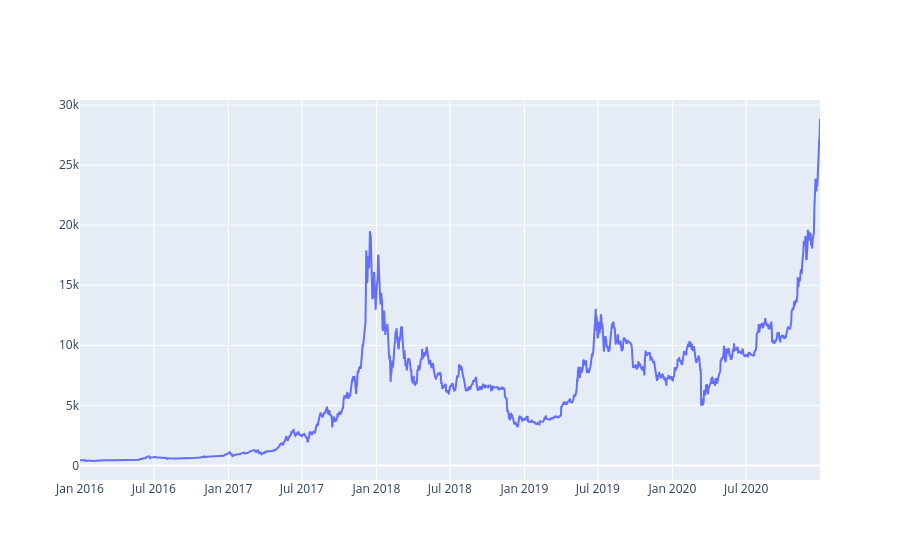

The notebook cell this image was saved under:
### Code cell
fig = make_subplots(1,1)

fig.add_trace(
    go.Scatter(x=btc_2016_2020_prices.index, y=btc_2016_2020_prices['Close'],
            name='Close Price'),
            row=1,
            col=1
            )

fig.show()

### Figure 1 — Plotly figure (JSON) as saved in the notebook; plotly's stock layout.template omitted (floating-point values rounded to 4 significant figures; data arrays with more than 128 entries replaced by an {"elided": "..."} marker saying what was removed)
{"data": [{"name": "Close Price", "type": "scatter", "x": {"elided": "1826 str values"}, "xaxis": "x", "y": {"elided": "1826 float values"}, "yaxis": "y"}], "layout": {"xaxis": {"anchor": "y", "domain": [0, 1]}, "yaxis": {"anchor": "x", "domain": [0, 1]}}}
